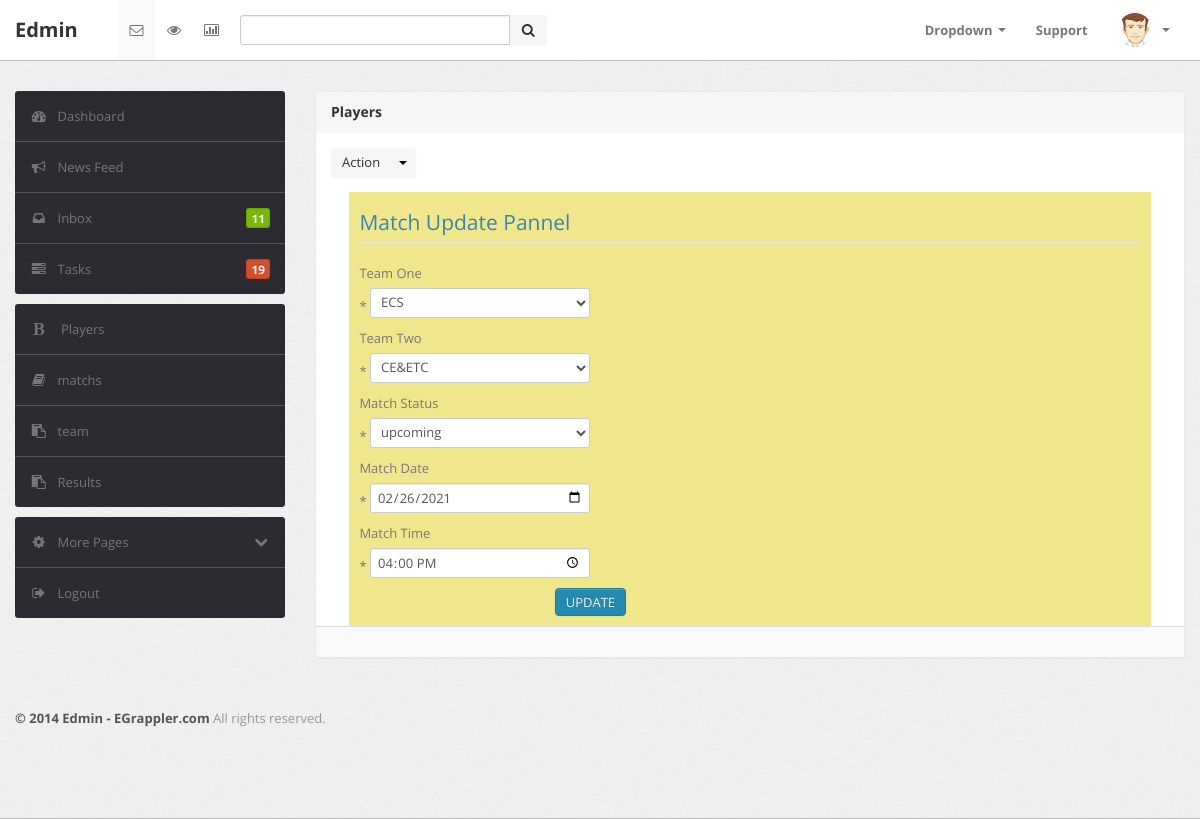
/Admin/match_edit.php?edit_key=1, run on the app's committed database.
### tables this page shows
CREATE TABLE `match` (
  `match_id` int(11) NOT NULL,
  `team_1` varchar(255) NOT NULL,
  `team_2` varchar(255) NOT NULL,
  `match_date` date NOT NULL,
  `match_time` time NOT NULL,
  `match_status` varchar(255) NOT NULL DEFAULT 'upcoming'
);

### Admin/match_edit.php (the view, shortened to what this page needs)
<?php include "includes/header.php"; ?>
                    <div class="span9">
                        <div class="content">
                            <div class="module message">
                                <div class="module-head">
                                    <h3>
                                        Players</h3>
                                </div>
                                <div class="module-option clearfix">
                                    <div class="pull-left">
                                        <div class="btn-group">
                                            <button class="btn">
                                                Action</button>
                                            <button class="btn dropdown-toggle" data-toggle="dropdown">
                                                <span class="caret"></span>
                                            </button>
                                        </div>
                                    </div>
                                </div>
<?php
    if(isset($_GET['edit_key'])){
      $p_id = $_GET['edit_key'];
      $query = "SELECT * FROM `match` WHERE `match_id`=$p_id";
      $result = mysqli_query($connect,$query);
      $row = mysqli_fetch_array($result);
      $m_team_1 = $row['team_1'];
      $m_team_2 = $row['team_2'];
      $m_date = $row['match_date'];
      $m_time = $row['match_time'];
      $m_status = $row['match_status'];
    }
?>
<div class="inner-page-banner">
      <div  style="margin:auto;width:90%;padding:10px;background:#f0e68c">
        <form action="" method="POST"  enctype="multipart/form-data" role="form">
          <legend class="text-info text-center"> Match Update Pannel </legend>
          <div class="form-group">
            <label for="team">Team One</label><span class="text-danger">*</span>
            <select class=" form-control" name="team_1" id="team_1" required>
              <option value="<?php echo $m_team_1; ?>"><?php echo $m_team_1; ?></option>
            </select>
          </div>
          <div class="form-group">
            <label for="team">Team Two</label><span class="text-danger">*</span>
            <select class=" form-control" name="team_2" id="team_2" required>
              <option value="<?php echo $m_team_2; ?>"><?php echo $m_team_2; ?></option>
            </select>
          </div>
          <div class="form-group">
            <label for="status">Match Status</label><span class="text-danger">*</span>
            <select class=" form-control" name="match_status" id="match_status" required>
              <option value="<?php echo $m_status; ?>"><?php echo $m_status; ?></option>
            </select>
          </div>
          <div class="form-group">
            <label for="status">Match Date</label><span class="text-danger">*</span>
               <input type="date" class="form-control" name="match_date" value="<?php echo $m_date;?>">
          </div>
          <div class="form-group">
            <label for="status">Match Time</label><span class="text-danger">*</span>
               <input type="time" class="form-control" name="match_time" value="<?php echo $m_time;?>">
          </div>
          <div  style="margin:auto;width:50%;">
            <button type="submit" class="btn btn-primary" name="update">UPDATE</button>
          </div>
        </form>
</div>
                                <div class="module-foot">
                                </div>
                            </div>
                        </div>
                    </div>
                </div>
            </div>
        </div>
<?php include "includes/footer.php"; ?>

### Admin/css/theme.css (style rules this page uses)
body { font-size: 13px; font-family: 'Open Sans', Arial, sans-serif; background: #fff; color: #777 }
h1, h2, h3, h4, h5, h6 { color: #333; margin-top: 0 }
h3 { font-size: 20px }
form { margin: 0 }
select, textarea, input[type="text"], input[type="password"], input[type="datetime"], input[type="datetime-local"], input[type="date"], input[type="month"], input[type="time"], input[type="week"], input[type="number"], input[type="email"], input[type="url"], input[type="search"], input[type="tel"], input[type="color"], .uneditable-input, label, input, button, select, textarea { -webkit-border-radius: 3px; -moz-border-radius: 3px; border-radius: 3px; font-size: 13px; font-family: 'Open Sans', Tahoma, Arial, sans-serif }
.module { background: #fff; -webkit-border-radius: 3px; -moz-border-radius: 3px; border-radius: 3px; border: 1px solid #ccc; border-bottom-color: #bbb; -webkit-box-shadow: 0 0 1px rgba(0,0,0,0.2); -moz-box-shadow: 0 0 1px rgba(0,0,0,0.2); box-shadow: 0 0 1px rgba(0,0,0,0.2); margin-bottom: 30px }
.btn, .btn-box { -webkit-border-radius: 3px; -moz-border-radius: 3px; border-radius: 3px }
.btn { font-size: 13px; font-weight: 600 }
.btn-group>.btn:first-child { -webkit-border-top-left-radius: 3px; -moz-border-radius-topleft: 3px; border-top-left-radius: 3px; -webkit-border-bottom-left-radius: 3px; -moz-border-radius-bottomleft: 3px; border-bottom-left-radius: 3px }
.btn-group>.btn, .btn-group>.dropdown-menu, .btn-group>.popover { font-size: 13px }
.btn { display: inline-block; margin-bottom: 0; font-weight: 400; text-align: center; vertical-align: middle; cursor: pointer; background-image: none; border: 1px solid transparent; white-space: nowrap; padding: 4px 10px; font-size: 13px; line-height: 1.42857; border-radius: 4px; -webkit-user-select: none; -moz-user-select: none; -ms-user-select: none; user-select: none }
.btn-primary { color: #fff; background-color: #248aaf; border-color: #20799a }
.module { box-shadow: 0 0 3px rgba(0,0,0,.1); border-color: #e9e9e9; margin-bottom: 20px; background-color: #fff; border-radius: 4px; -webkit-box-shadow: 0 1px 1px rgba(0,0,0,.05); box-shadow: 0 1px 1px rgba(0,0,0,.05); }
.module-head { color: #767676; background-color: #f6f6f6; border-color: #e9e9e9; padding: 10px 15px; border-bottom: 1px solid transparent; border-top-right-radius: 3px; border-top-left-radius: 3px; }
.module-head h3 { font-size: 14px; line-height: 20px; height: 20px; margin: 0 }
.module-option { border-bottom: 1px solid #e5e5e5; padding: 15px 0; margin: 0 15px }
.module-foot { background: #f9f9f9; border-top: 1px solid #ddd; -webkit-border-radius: 0 0 2px 2px; -moz-border-radius: 0 0 2px 2px; border-radius: 0 0 2px 2px; padding: 15px }
.message .module-option { border-bottom: 0 }

### data on the page
match: team_1 "ECS", team_2 "CE&ETC", match_status "upcoming", match_date "02/26/2021", match_time "16:00:00"
